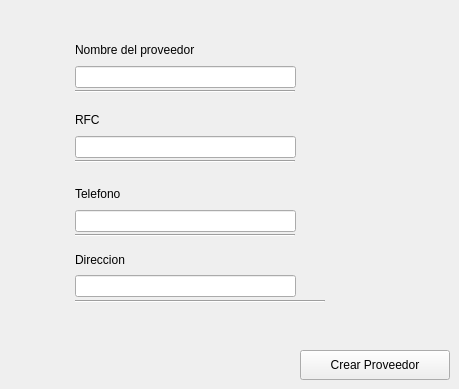
                      <widget class="QWidget" name="page_proveedores_agregar">
                       <widget class="Line" name="line_18">
                        <property name="geometry">
                         <rect>
                          <x>75</x>
                          <y>300</y>
                          <width>250</width>
                          <height>2</height>
                         </rect>
                        </property>
                        <property name="orientation">
                         <enum>Qt::Horizontal</enum>
                        </property>
                       </widget>
                       <widget class="QLabel" name="label_45">
                        <property name="geometry">
                         <rect>
                          <x>75</x>
                          <y>250</y>
                          <width>150</width>
                          <height>20</height>
                         </rect>
                        </property>
                        <property name="text">
                         <string>Direccion</string>
                        </property>
                       </widget>
                       <widget class="QLineEdit" name="proveedor_agregar_nombre">
                        <property name="geometry">
                         <rect>
                          <x>75</x>
                          <y>66</y>
                          <width>221</width>
                          <height>22</height>
                         </rect>
                        </property>
                        <property name="text">
                         <string/>
                        </property>
                       </widget>
                       <widget class="QLabel" name="label_48">
                        <property name="geometry">
                         <rect>
                          <x>75</x>
                          <y>40</y>
                          <width>221</width>
                          <height>20</height>
                         </rect>
                        </property>
                        <property name="text">
                         <string>Nombre del proveedor</string>
                        </property>
                       </widget>
                       <widget class="Line" name="line_28">
                        <property name="geometry">
                         <rect>
                          <x>75</x>
                          <y>90</y>
                          <width>220</width>
                          <height>2</height>
                         </rect>
                        </property>
                        <property name="orientation">
                         <enum>Qt::Horizontal</enum>
                        </property>
                       </widget>
                       <widget class="QPushButton" name="proveedores_agregar_guardar">
                        <property name="geometry">
                         <rect>
                          <x>300</x>
                          <y>350</y>
                          <width>150</width>
                          <height>30</height>
                         </rect>
                        </property>
                        <property name="text">
                         <string>Crear Proveedor</string>
                        </property>
                       </widget>
                       <widget class="QLabel" name="label_49">
                        <property name="geometry">
                         <rect>
                          <x>75</x>
                          <y>110</y>
                          <width>150</width>
                          <height>20</height>
                         </rect>
                        </property>
                        <property name="text">
                         <string>RFC</string>
                        </property>
                       </widget>
                       <widget class="QLineEdit" name="proveedor_agregar_rfc">
                        <property name="geometry">
                         <rect>
                          <x>75</x>
                          <y>136</y>
                          <width>221</width>
                          <height>22</height>
                         </rect>
                        </property>
                        <property name="text">
                         <string/>
                        </property>
                       </widget>
                       <widget class="Line" name="line_30">
                        <property name="geometry">
                         <rect>
                          <x>75</x>
                          <y>160</y>
                          <width>220</width>
                          <height>2</height>
                         </rect>
                        </property>
                        <property name="orientation">
                         <enum>Qt::Horizontal</enum>
                        </property>
                       </widget>
                       <widget class="Line" name="line_51">
                        <property name="geometry">
                         <rect>
                          <x>75</x>
                          <y>234</y>
                          <width>220</width>
                          <height>2</height>
                         </rect>
                        </property>
                        <property name="orientation">
                         <enum>Qt::Horizontal</enum>
                        </property>
                       </widget>
                       <widget class="QLabel" name="label_56">
                        <property name="geometry">
                         <rect>
                          <x>75</x>
                          <y>184</y>
                          <width>150</width>
                          <height>20</height>
                         </rect>
                        </property>
                        <property name="text">
                         <string>Telefono</string>
                        </property>
                       </widget>
                       <widget class="QLineEdit" name="proveedor_agregar_telefono">
                        <property name="geometry">
                         <rect>
                          <x>75</x>
                          <y>210</y>
                          <width>221</width>
                          <height>22</height>
                         </rect>
                        </property>
                        <property name="text">
                         <string/>
                        </property>
                       </widget>
                       <widget class="QLineEdit" name="proveedor_agregar_direccion">
                        <property name="geometry">
                         <rect>
                          <x>75</x>
                          <y>275</y>
                          <width>221</width>
                          <height>22</height>
                         </rect>
                        </property>
                        <property name="text">
                         <string/>
                        </property>
                       </widget>
                      </widget>
